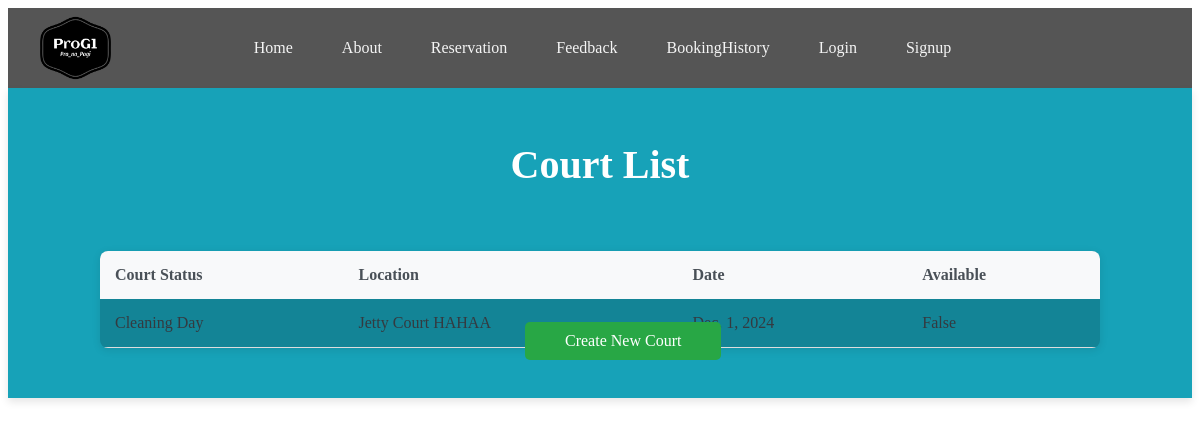
The app's page /courtlist/, older data.
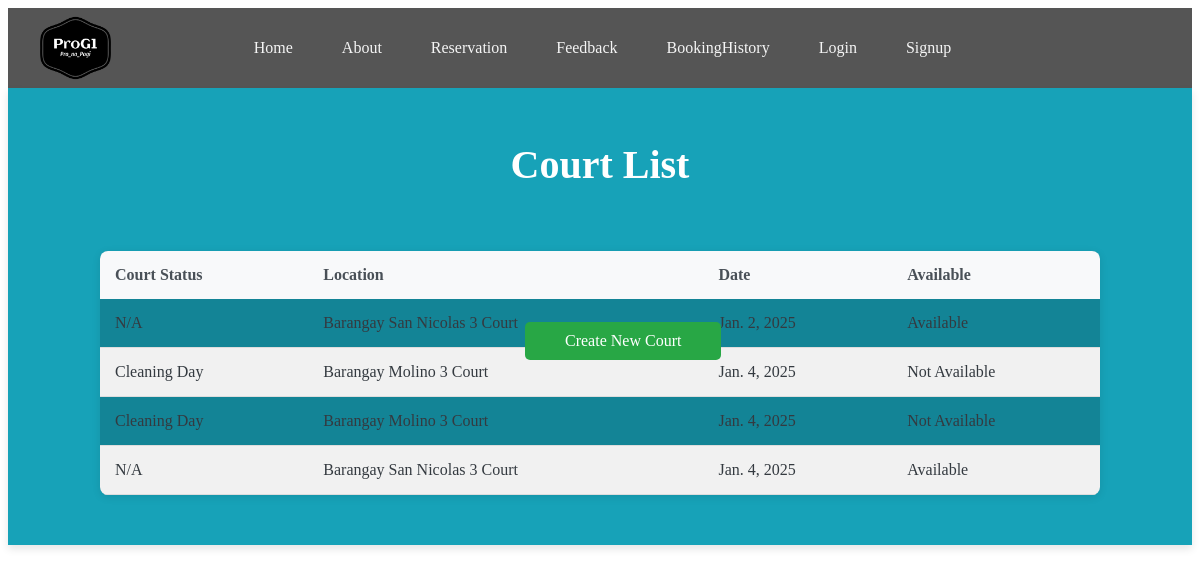
The same page, newer data.
### app/models.py (models this page shows, shortened)
class Court(models.Model):
    court_Id = models.AutoField(primary_key=True)
    courtStatus = models.CharField(max_length=100)
    location = models.CharField(max_length=100, choices=[('Barangay San Nicolas 3 Court','Barangay San Nicolas 3 Phase 1'),('Barangay Molino 3 Court','Barangay Molino 3 Phase 2')])
    date = models.DateField()
    available = models.CharField(max_length=100, choices=[('Available','Available'),('Not Available','Not Available')])

### app/views.py (the view)
# urls.py: path('courtlist/' , CourtListView.as_view(), name='court_list'),
class CourtListView(ListView):
    model = Court
    context_object_name = 'court'
    template_name = 'app/court_list.html'

### app/templates/app/court_list.html (shortened to what this page needs)
{% extends 'app/base.html' %}
{% load static %}
{% block content %}
    <div class="Heading_list">
        <h2>Court List</h2>
        <a href="{% url 'court_create' %}">Create New Court</a>
        <table class="Body_list">
            <thead>
                <tr>
                    <th>Court Status</th>
                    <th>Location</th>
                    <th>Date</th>
                    <th>Available</th>
                </tr>
            </thead>
            <tbody>
                {% for Court in court %}
                    <tr>
                        <td>{{ Court.courtStatus }}</td>
                        <td>{{ Court.location }}</td>
                        <td>{{ Court.date }}</td>
                        <td>{{ Court.available }}</td>
                    </tr>
                {% endfor %}
            </tbody>
        </table>
    </div>
{% endblock content %}

### app/templates/app/base.html (shortened to what this page needs)
{% load static %}
<!DOCTYPE html>
<html lang="en">
<head>
<link rel="stylesheet" href="{% static 'css/base.css' %}">
</head>
<body>
    {% include 'app/navbar.html' %}
    {% block content %}
    {% endblock content %}
</body>
</html>

### app/templates/app/navbar.html (shortened to what this page needs)
{% load static %}
<header>
    <div class="img_logo">
        <img class="mylogo" src="{% static 'image/LOGOS1.png' %}">
    </div>
    <div class="navbar">
        <a href="{% url 'home' %}">Home</a>
        <a href="{% url 'about' %}">About</a>
        <a href="{% url 'reservation_list' %}">Reservation</a>
        <a href="{% url 'feedback_list' %}">Feedback</a>
        <a href="{% url 'bookingHistory_list' %}">BookingHistory</a>
        <a href="{% url 'login' %}">Login</a>
        <a href="{% url 'signup' %}">Signup</a>
    </div>
</header>

### static/css/base.css (style rules this page uses)
.img_logo { height: 80px; position: fixed; display: flex; left: 40px; }
.navbar { background-color: #555; height: 80px; text-align: center; align-content: center; }
.navbar a { text-decoration: none; color: whitesmoke; text-align: center; padding-left: 20px; padding-right: 20px; padding-top: 5px; padding-bottom: 5px; margin-left: 5px; border-radius: 10px; }
.Heading_list { background-color:#17a2b8; color: white; padding: 20px; text-align: center; box-shadow: 0 4px 8px rgba(0, 0, 0, 0.1); }
.Heading_list h2 { font-size: 40px; padding-bottom: 30px; }
.Heading_list a { position:fixed; bottom: 440px; left: 525px; color: white; padding: 10px 40px; background-color: #28a745; text-decoration: none; border-radius: 5px; font-size: 16px; }
table.Body_list { width: 100%; border-collapse: collapse; margin-top: 30px; background-color:#138496; box-shadow: 0 2px 8px rgba(0, 0, 0, 0.1); border-radius: 8px; overflow: hidden; }
table.Body_list th, table.Body_list td { padding: 15px; text-align: left; }
table.Body_list th { background-color: #f8f9fa; color: #495057; font-weight: 600; }
table.Body_list td { color: #343a40; border-bottom: 1px solid #ddd; }
table.Body_list tr:nth-child(even) { background-color: #f1f1f1; }
table.Body_list { margin: 0 auto; max-width: 1000px; border-radius: 8px; margin-bottom: 30px; }

Row changes from the older to the newer data that the page shows:
removed Court: courtStatus "Cleaning Day", location "Jetty Court HAHAA", date "Dec. 1, 2024", available "False"
added Court: courtStatus "N/A", location "Barangay San Nicolas 3 Court", date "Jan. 2, 2025", available "Available"
added Court: courtStatus "Cleaning Day", location "Barangay Molino 3 Court", date "Jan. 4, 2025", available "Not Available"
added Court: courtStatus "Cleaning Day", location "Barangay Molino 3 Court", date "Jan. 4, 2025", available "Not Available"
added Court: courtStatus "N/A", location "Barangay San Nicolas 3 Court", date "Jan. 4, 2025", available "Available"
